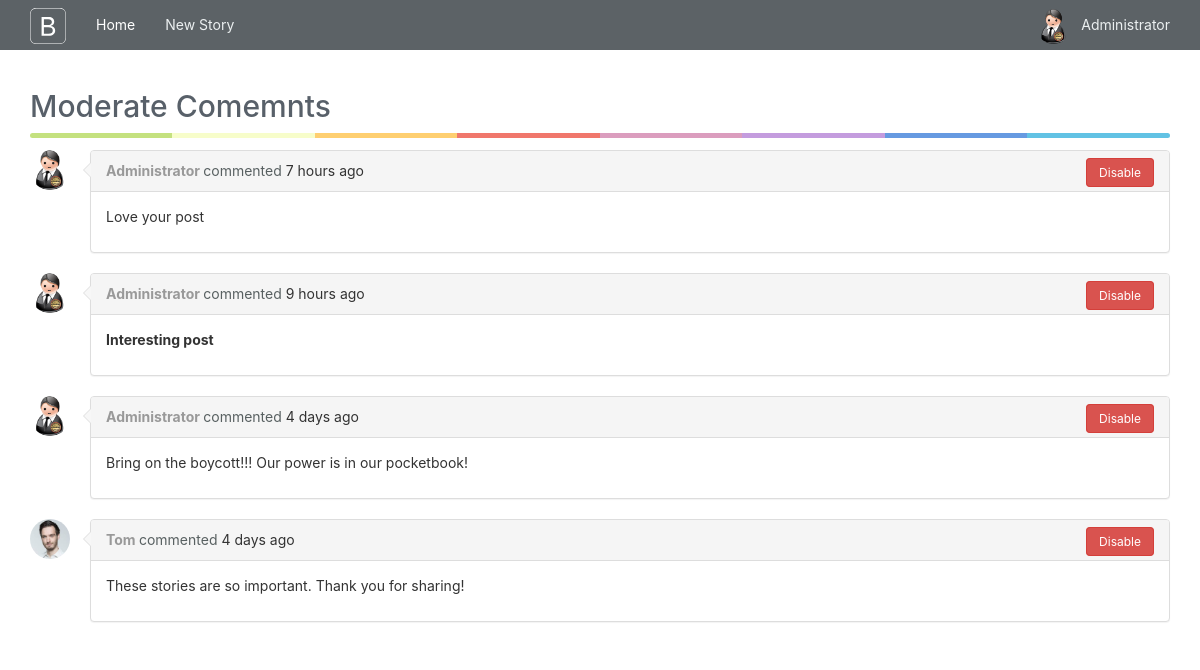
The app's page /moderate-comments (signed in), older data.
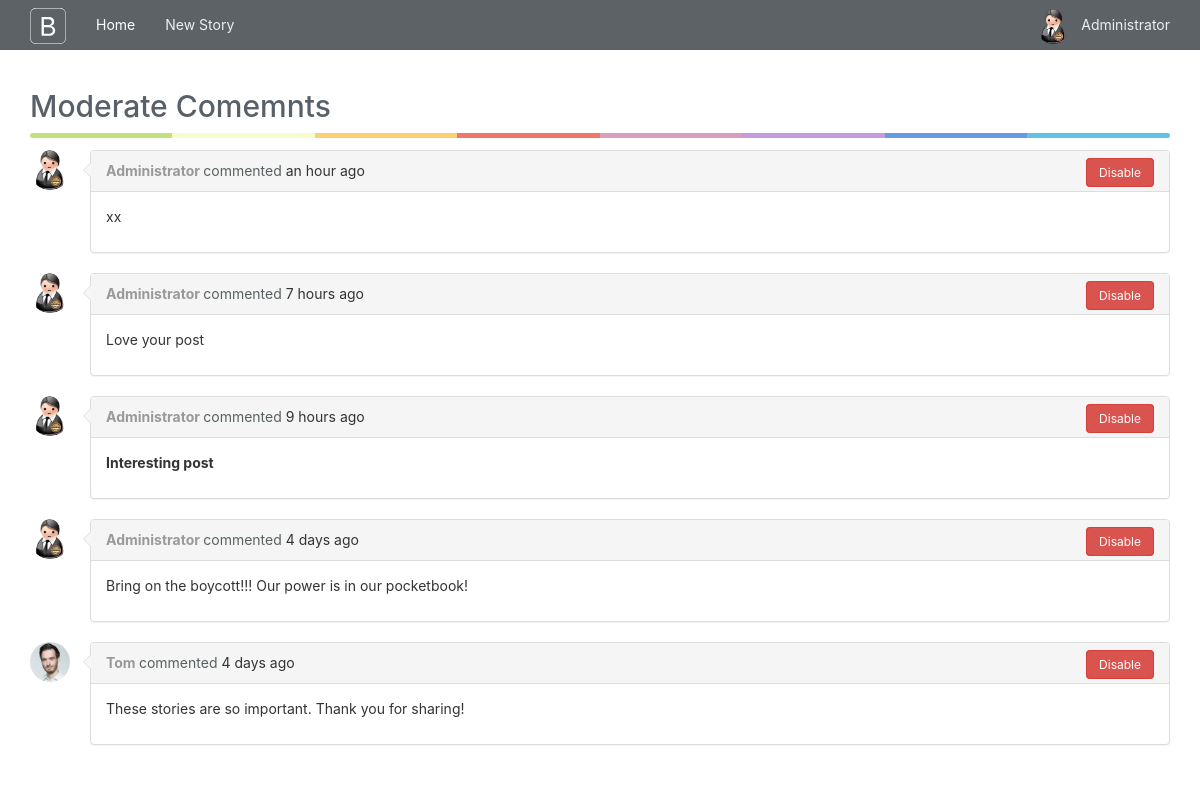
The same page, newer data.
### app/models.py (models this page shows, shortened)
class User(UserMixin, db.Model):
    __tablename__="users"
    id = db.Column(db.Integer, primary_key=True)
    email = db.Column(db.String(64), unique=True, index=True)
    username = db.Column(db.String(64),unique=True, index=True)
    location = db.Column(db.String(64))
    about_me = db.Column(db.Text())
    member_since = db.Column(db.DateTime(),default=datetime.utcnow)
    last_seen = db.Column(db.DateTime(),default=datetime.utcnow)
    password_hash = db.Column(db.String(128))
    confirmed= db.Column(db.Boolean, default=False)
    image_filename = db.Column(db.String, default="user/default.png", nullable=True)
    image_url = db.Column(db.String, nullable=True)
    role_id = db.Column(db.Integer, db.ForeignKey("roles.id"))
    posts = db.relationship("Post", backref="author", lazy="dynamic")
    comments = db.relationship("Comment", backref="author", lazy="dynamic")
    followed = db.relationship('Follow',
                               foreign_keys=[Follow.follower_id],
                               backref=db.backref('follower', lazy='joined'),
                               lazy='dynamic',
                               cascade='all, delete-orphan')
    followers = db.relationship('Follow',
                                foreign_keys=[Follow.followed_id],
                                backref=db.backref('followed', lazy='joined'),
                                lazy='dynamic',
                                cascade='all, delete-orphan')
    @property
    def password(self):
        raise AttributeError("Password is not a readable attribute")
    def ping(self):
        self.last_seen = datetime.utcnow()
        db.session.add(self)
    def can(self, permissions):
        return self.role is not None and (self.role.permissions & permissions) == permissions

class Comment(db.Model):
    __tablename__ = "comments"
    id = db.Column(db.Integer, primary_key=True)
    body = db.Column(db.Text)
    body_html = db.Column(db.Text)
    timestamp = db.Column(db.DateTime, index=True, default=datetime.utcnow)
    disable = db.Column(db.Boolean,default=False)
    author_id = db.Column(db.Integer, db.ForeignKey("users.id"))
    post_id = db.Column(db.Integer, db.ForeignKey("posts.id"))

### app/main/views.py (the view)
@main.route("/moderate-comments", methods=["GET","POST"])
@permission_required(Permission.MODERATE_COMMENTS)
@login_required
def moderate_comments():
    page = request.args.get('page', 1, type=int)
    pagination = Comment.query.order_by(Comment.timestamp.desc()).paginate(page, per_page=current_app.config['FLASKY_POSTS_PER_PAGE'], error_out=False)
    comments = pagination.items
    return render_template('comments.html', pagination=pagination,comments=comments)

### app/auth/views.py (called while the page is built)
@auth.before_app_request
def before_request():
    if current_user.is_authenticated:
        current_user.ping()
        if not current_user.confirmed \
            and request.endpoint \
            and request.endpoint[:5] != 'auth.' \
            and request.endpoint != 'static':
            return redirect(url_for('auth.unconfirmed'))

### app/main/__init__.py (called while the page is built)
@main.app_context_processor
def inject_permissions():
    return dict(Permission=Permission)

### app/models.py (called while the page is built)
@login_manager.user_loader
def load_user(user_id):
    return User.query.get(int(user_id))

### app/templates/comments.html (shortened to what this page needs)
{% extends "base.html" %}
{% import "_macros.html" as macros with context %}
{% block page_content %}
<div class="post-tabs">
    <h2 id="comments">Moderate Comemnts</h2>
        <div class="colorgraph"></div>
</div>
{% set moderate = True %}
{% include '_comments.html' %}
{% endblock %}

### app/templates/base.html (shortened to what this page needs)
{% extends "bootstrap/base.html" %}
{% block styles %}
    {{super()}}
    <link rel="stylesheet" href="{{url_for('static', filename='css/custom.css')}}">
    <link rel="stylesheet" href="{{url_for('static', filename='css/font-awesome.min.css')}}">
{% endblock %}
{% block head %}
    {{ super() }}
{% endblock %}
{% block navbar %}
<div class="navbar navbar-default navbar-fixed-top" role="navigation">
    <div class="container">
        <div class="navbar-header">
            <a class="navbar-brand" href="/">
            </a>
        </div>
        <div class="navbar-collapse collapse">
            <ul class="nav navbar-nav">
                <li class="active">
                    <a href="/">Home</a>
                </li>
                <li >
                    <a href="{{url_for('main.create_post')}}">New Story</a>
                </li>
            </ul>
            <ul class="nav navbar-nav navbar-right">
                {% if current_user.is_authenticated %}
                <li class="dropdown">
                    <a href="#" class="dropdown-toggle" data-toggle="dropdown">
                        <img  src="{{current_user.image_url }}" style="float: left;height: 35px;width: 35px;border-radius:50%;margin-right: 10px;margin-top: -6px;" >
                        <span>{{current_user.username}}</span>
                    </a>
                </li>
                {% else %}
                    <li> <a href = "{{url_for('auth.login')}}"><i class="fa fa-sign-in" aria-hidden="true"></i> Sign in</a> </li>
                    <li> <a href = "{{url_for('auth.register')}}"><i class="fa fa-user-plus" aria-hidden="true"></i> Sign up</a> </li>
                {% endif %}
            </ul>
        </div>
    </div>
</div>
{% endblock %}
{% block content %}
    <div class="container">
        {% block page_content %}{% endblock %}
    </div>
{% endblock %}

### app/templates/_macros.html (shortened to what this page needs)
{% import "bootstrap/wtf.html" as wtf %}

### app/templates/_comments.html
 <ul class="comments">
        {% for comment in comments %}
            {% if not comment.disable or moderate %}
                <li class="comment">
                    <div class="comment-thumbnail">
                        <a href="{{ url_for('main.user', username=comment.author.username) }}">
                            <img class="comment img-rounded" src="{{ comment.author.image_url }}">
                        </a>
                    </div>
                    <div class="comment panel panel-default">
                        <div class="panel-heading">
                            <strong>
                                <a class="userLink" href="{{ url_for('main.user', username=comment.author.username) }}">{{ comment.author.username }}</a>
                            </strong>
                            <span>commented</span>
                            {{ moment(comment.timestamp).fromNow() }}
                            {% if moderate %}
                            <div class="comment-footer">
                                {% if comment.disable!=True %}
                                   <a class="btn btn-danger" href='{{url_for("main.disable_comment",id=comment.id, page=pagination.page)}}'>Disable</a>
                                {% else %}
                                    <a class="btn btn-primary" href='{{url_for("main.enable_comment",id=comment.id,page=pagination.page)}}'>Enable</a>
                                {% endif %}
                            </div>
                        {% endif %}
                        </div>
                        <div class="panel-body">
                            {% if comment.body_html %}
                                {{ comment.body_html | safe }}
                            {% else %}
                                {{ comment.body }}
                            {% endif %}
                        </div>
                    </div>
                </li>
            {% endif %}
        {% endfor %}
</ul>

### app/static/css/custom.css (style rules this page uses)
html { position: relative; min-height: 100%; }
body { font-family: -apple-system,BlinkMacSystemFont,"Segoe UI","Roboto","Oxygen","Ubuntu","Cantarell","Fira Sans","Droid Sans","PingFang SC","Hiragino Sans GB","Microsoft YaHei","WenQuanYi Micro Hei","Helvetica Neue",sans-serif; padding-top: 70px; margin-bottom: 50px; }
h2 { color:#586069; }
.colorgraph { height: 5px; border-top: 0; background: #c4e17f; border-radius: 5px; background-image: -webkit-linear-gradient(left, #c4e17f, #c4e17f 12.5%, #f7fdca 12.5%, #f7fdca 25%, #fecf71 25%, #fecf71 37.5%, #f0776c 37.5%, #f0776c 50%, #db9dbe 50%, #db9dbe 62.5%, #c49cde 62.5%, #c49cde 75%, #669ae1 75%, #669ae1 87.5%, #62c2e4 87.5%, #62c2e4); background-image: -moz-linear-gradient(left, #c4e17f, #c4e17f 12.5%, #f7fdca 12.5%, #f7fdca 25%, #fecf71 25%, #fecf71 37.5%, #f0776c 37.5%, #f0776c 50%, #db9dbe 50%, #db9dbe 62.5%, #c49cde 62.5%, #c49cde 75%, #669ae1 75%, #669ae1 87.5%, #62c2e4 87.5%, #62c2e4); background-image: -o-linear-gradient(left, #c4e17f, #c4e17f 12.5%, #f7fdca 12.5%, #f7fdca 25%, #fecf71 25%, #fecf71 37.5%, #f0776c 37.5%, #f0776c 50%, #db9dbe 50%, #db9dbe 62.5%, #c49cde 62.5%, #c49cde 75%, #669ae1 75%, #669ae1 87.5%, #62c2e4 87.5%, #62c2e4); background-image: linear-gradient(to right, #c4e17f, #c4e17f 12.5%, #f7fdca 12.5%, #f7fdca 25%, #fecf71 25%, #fecf71 37.5%, #f0776c 37.5%, #f0776c 50%, #db9dbe 50%, #db9dbe 62.5%, #c49cde 62.5%, #c49cde 75%, #669ae1 75%, #669ae1 87.5%, #62c2e4 87.5%, #62c2e4); }
.navbar { border-radius: 0px; background: rgba(52, 59, 64, 0.8); border:unset; }
.navbar-default .navbar-brand { padding-top:8px; color: white; }
.navbar-default .navbar-nav > li > a { color: #ecf0f1; }
.navbar-default .navbar-nav > .active > a, .navbar-default .navbar-nav > .active > a:hover, .navbar-default .navbar-nav > .active > a:focus { color:white; background-color: unset; }
.navbar-default .navbar-collapse, .navbar-default .navbar-form { border-color: #ecf0f1; }
ul.comments { padding: 0px; margin-top:12px; }
li.comment { list-style-type: none; margin-top:10px; }
li .comment-thumbnail { position: absolute; }
.panel { position:relative; min-height: 60px; }
.panel.comment { margin-left:60px; }
.userLink { color:#999; }
.panel span { color:#586061; }
.panel>.panel-heading:after,.panel>.panel-heading:before { position:absolute; top:11px;left:-16px; right:100%; width:0; height:0; display:block; content:" "; border-color:transparent; border-style:solid solid outset; pointer-events:none; }
.panel>.panel-heading:after { border-width:7px; border-right-color:#f7f7f7; margin-top:1px; margin-left:2px; }
.panel>.panel-heading:before { border-right-color:#ddd; border-width:8px; }
.img-rounded { height: 40px; width: 40px; border-radius: 50%; margin:0 auto; left: 0; }
.comment-footer { float:right; }
.comment-footer .btn { display:inline; font-size:12px; }

Row changes from the older to the newer data that the page shows:
added Comment: author.image_url (picture), author.username "Administrator", timestamp "an hour ago", body_html "xx"
